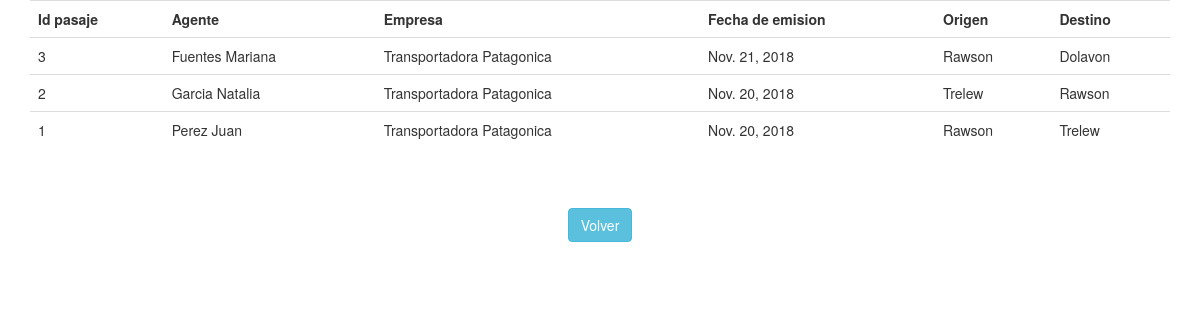
The page /pasajes/pasaje on the database its author committed.
### pasajes/models.py (models this page shows, shortened)
class Pasaje(models.Model):
	id=models.AutoField(unique=True,primary_key=True)
	id_agente=models.ForeignKey(Agente, on_delete=models.CASCADE)
	id_empresa=models.ForeignKey(Empresa, on_delete=models.CASCADE)
	fecha_emision=models.DateField()
	origen=models.CharField(max_length=200)
	destino=models.CharField(max_length=200)

class Agente(models.Model):
	id=models.AutoField(unique=True,primary_key=True)
	nombre=models.CharField(max_length=200)
	apellido=models.CharField(max_length=200)
	documento=models.IntegerField(unique=True)
	fecha_nacimiento=models.DateField()
	id_localidad=models.ForeignKey(Localidad, on_delete=models.CASCADE)

class Empresa(models.Model):
	id=models.AutoField(unique=True,primary_key=True)
	id_localidad=models.ForeignKey(Localidad, on_delete=models.CASCADE)
	cuit=models.IntegerField(unique=True)
	nombre=models.CharField(max_length=200)

### pasajes/views.py (the view)
# urls.py: path('pasaje', views.indexPasajeView, name='pasaje'),
def indexPasajeView(request):
	pasajes=Pasaje.objects.all().order_by('-id')
	context={
		'pasajes':pasajes,
	}
	return render(request, 'indexPasaje.html', context)

### pasajes/templates/indexPasaje.html
{% extends "plantillaBase.html" %}
{% block contenido %}
	{% if pasajes %}
	<table class="table table-hover">
		<tr>
			<th>Id pasaje</th>
			<th>Agente</th>
			<th>Empresa</th>
			<th>Fecha de emision</th>
			<th>Origen</th>
			<th>Destino</th>
		</tr>
	    {% for pasaje in pasajes %}
	    	<tr>
	        	<td>{{ pasaje.id }}</td>
	        	<td>{{ pasaje.id_agente.apellido }} {{ pasaje.id_agente.nombre }}</td>
	        	<td>{{ pasaje.id_empresa.nombre }}</td>
	        	<td>{{ pasaje.fecha_emision }}</td>
	        	<td>{{ pasaje.origen }}</td>
	        	<td>{{ pasaje.destino }}</td>
	    	</tr>
	    {% endfor %}
	</table>
{% else %}
    <p>No hay pasajes a mostrar</p>
{% endif %}
			<br><br>
    		<center><a href="{% url 'index' %}"  class="btn btn-info">Volver</a></center>
{% endblock %}

### rows shown on the page
Pasaje: id "3", id_agente.apellido "Fuentes", id_agente.nombre "Mariana", id_empresa.nombre "Transportadora Patagonica", fecha_emision "Nov. 21, 2018", origen "Rawson", destino "Dolavon"
Pasaje: id "2", id_agente.apellido "Garcia", id_agente.nombre "Natalia", id_empresa.nombre "Transportadora Patagonica", fecha_emision "Nov. 20, 2018", origen "Trelew", destino "Rawson"
Pasaje: id "1", id_agente.apellido "Perez", id_agente.nombre "Juan", id_empresa.nombre "Transportadora Patagonica", fecha_emision "Nov. 20, 2018", origen "Rawson", destino "Trelew"
